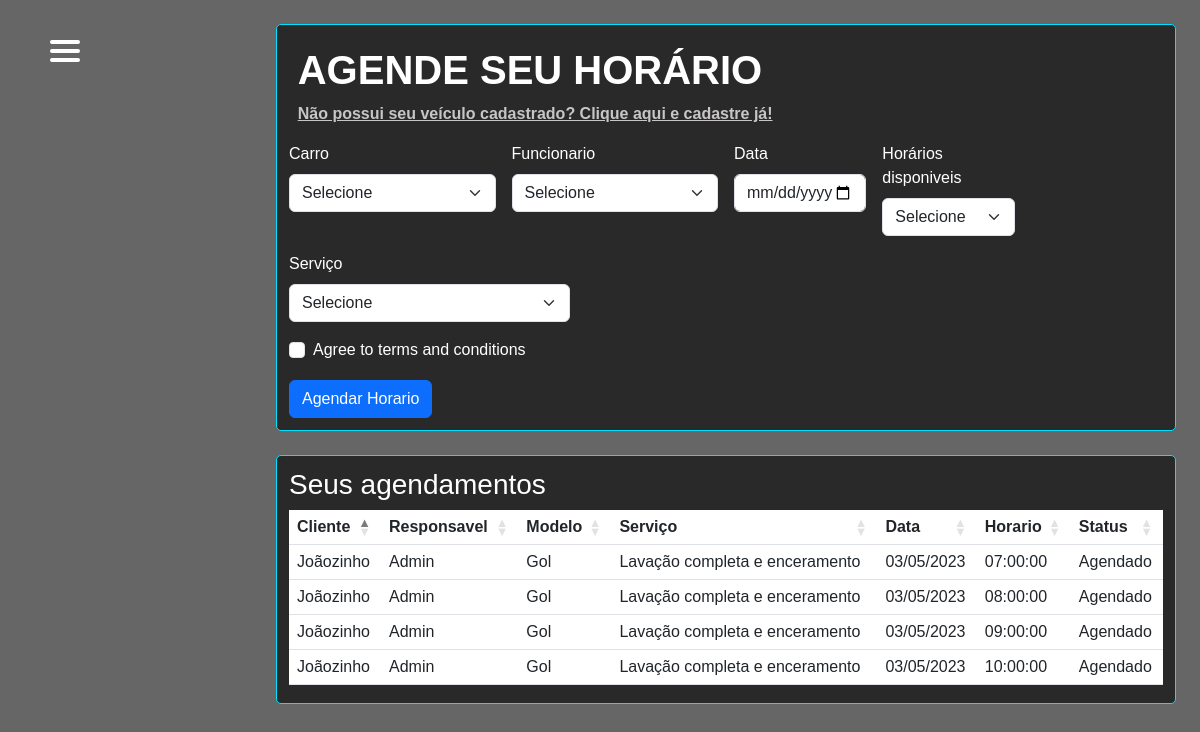
The app's page /view/agendamento.php?login=2 (signed in) with its own data.
### tables this page shows
CREATE TABLE  agendamento(
id_agendamento int NOT NULL PRIMARY KEY AUTO_INCREMENT,
id_user int,
id_car int,
id_func int,
id_servico int,
data_agen date,
hora_disp time,
status int);

CREATE TABLE usuarios(
id_user int NOT NULL PRIMARY KEY AUTO_INCREMENT,
cpf varchar(15),
data_nasc date,
idade int,
username varchar(100),
email varchar(150),
pass_key varchar(200),
cellphone varchar(15),
telephone varchar(15),
address varchar(200),
number_home int (10),
complement varchar(200),
district varchar(100),
city varchar(100),
state varchar(2),
zip varchar(10), 
data_reg datetime,
sts int);

CREATE TABLE funcionarios(
id_func int NOT NULL PRIMARY KEY AUTO_INCREMENT,
nome_func varchar(255),
email varchar(100),
data_nasc date,
idade int,
cpf varchar(45),
funcao varchar(45),
salario decimal(10,2),
senha varchar(150),
cep varchar(20),
endereco varchar(100),
number_home varchar(20),
celular varchar(45),
telefone varchar(45),
bairro varchar(100),
cidade varchar(100),
estado varchar(2),
data_emissao date,
permissao int,
sts int);

CREATE TABLE carros(
id_car int NOT NULL PRIMARY KEY AUTO_INCREMENT,
id_user int,
modelo varchar (200),
marca varchar (100),
ano year,
tipo varchar(100),
porte varchar(100),
placa varchar(100),
CONSTRAINT fkcar FOREIGN KEY (id_user)
REFERENCES usuarios (id_user));

CREATE TABLE servicos(
id_servico int NOT NULL PRIMARY KEY AUTO_INCREMENT,
id_func int,
cod_serv int,
servico varchar (100),
valor decimal(10,2),
tempo_servico varchar(50),
CONSTRAINT fkserv FOREIGN KEY (id_func)
REFERENCES funcionarios (id_func));

### view/agendamento.php (the view, shortened to what this page needs)
<?php
    require_once '../config/conexao.php';
    require_once 'header.php';
?>
<div class="container-detail">
<h1 class='title'>AGENDE SEU HORÁRIO</h1>
<form class="row g-3 needs-validation" action="../config/cadastro_agendamento.php" method="POST" novalidate>
  <div class="register-link">
    <a href="cadastro_veiculo.php">Não possui seu veículo cadastrado? Clique aqui e cadastre já!</a>
  </div>
<div class="col-md-3">
    <label for="carro" class="form-label">Carro</label>
    <select class="form-select" id="carro" name="carro" required>
    <option selected disabled value="">Selecione</option>
    </select>
  </div>
  <div class="col-md-3">
    <label for="func" class="form-label">Funcionario</label>
    <select class="form-select" id="func" name="func" required>
    <option selected disabled value="">Selecione</option>
    </select>
  </div>
  <div class="col-md-2">
    <label for="data" class="form-label">Data</label>
    <input type="date" class="form-control" id="data" name="data" required>
  </div>
  <div class="col-md-2">
    <label for="hora" class="form-label">Horários disponiveis</label>
    <select class="form-select" id="hora" name="hora" required>
      <option selected disabled value="">Selecione</option>
    </select>
  </div>
  <div class="col-md-4">
    <label for="servico" class="form-label">Serviço</label>
    <select class="form-select" id="servico" name="servico" required>
    <option selected disabled value="">Selecione</option>
    </select>
  </div>
  <div class="col-12">
    <div class="form-check">
      <input class="form-check-input" type="checkbox" value="" id="invalidCheck" required>
      <label class="form-check-label" for="invalidCheck">
        Agree to terms and conditions
      </label>
    </div>
  </div>
  <div class="col-12">
    <button class="btn btn-primary" type="submit">Agendar Horario</button>
  </div>
</form>
</div>
<div class="container-detail-table">
<table id="table" class="table" style="width:100%; color: white;">
    <thead>
      <tr>
      <th>Cliente</th>
                <th>Responsavel</th>
                <th>Modelo</th>
                <th>Serviço</th>
                <th>Data</th>
                <th>Horario</th>
                <th>Status</th>
      </tr>
    </thead>
    <tbody>
    <?php
            $sql = 'SELECT id_agendamento, u.username, f.nome_func, c.modelo, s.servico, a.data_agen, hora_disp, a.status FROM agendamento AS a
            INNER JOIN funcionarios AS f
            ON a.id_func = f.id_func
            INNER JOIN usuarios AS u
            ON a.id_user = u.id_user
            INNER JOIN servicos AS s
            ON a.id_servico = s.id_servico
            INNER JOIN carros AS c
            ON a.id_car = c.id_car
            WHERE status = 0';
            $result = mysqli_query($conn, $sql);
            while($ag = mysqli_fetch_array($result)){
                ?>
                <td><?php echo $ag[1];?></td>
                <td><?php echo $ag[2];?></td>
                <td><?php echo $ag[3];?></td>
                <td><?php echo $ag[4];?></td>
                <td><?php echo date('d/m/Y', strtotime($ag[5]));?></td>
                <td><?php echo $ag[6]; ?></td>
                <td>
                Agendado
                </td>
                <?php
            }
            ?>
    </tbody>
  </table>
</div>
</body>
</html>

### assets/css/index.css (style rules this page uses)
* { margin: 0; padding: 0; box-sizing: border-box; }
body { background: linear-gradient(rgba(0, 0, 0, 0.6), rgba(0, 0, 0, 0.6)), url(/assets/images/lindo-carro-no-servico-de-lavagem.jpg); background-size: cover; font-family: "Avenir Next", "Avenir", sans-serif; }
.title { font-weight: bold; margin: 1%; }
.register-link a { margin-left: 1%; color: rgb(199, 197, 197); transition: all 0.4s; font-weight: 600; font-size: 16px; }
.container-detail { display: flex; flex-wrap: wrap; background-color: #8b8b8b; width: 75%; height: auto; padding: 1%; margin: 2% 0 1% 23%; background-color: transparent; border: #00E0FF 1px solid; border-radius: 5px; background-color: rgba(0, 0, 0, 0.6); color: #FFFF; backdrop-filter: blur(0.2rem); }
.container-detail-table { background-color: #8b8b8b; width: 75%; height: auto; padding: 1%; margin: 2% 0 2% 23%; background-color: transparent; border: #00E0FF 1px solid; border-radius: 5px; background-color: rgba(0, 0, 0, 0.6); color: #FFFF; backdrop-filter: blur(0.2rem); }

### records on screen
agendamento: id_user.username "Joãozinho", id_func.nome_func "Admin", id_car.modelo "Gol", id_servico.servico "Lavação completa e enceramento", data_agen "03/05/2023", hora_disp "07:00:00"
agendamento: id_user.username "Joãozinho", id_func.nome_func "Admin", id_car.modelo "Gol", id_servico.servico "Lavação completa e enceramento", data_agen "03/05/2023", hora_disp "08:00:00"
agendamento: id_user.username "Joãozinho", id_func.nome_func "Admin", id_car.modelo "Gol", id_servico.servico "Lavação completa e enceramento", data_agen "03/05/2023", hora_disp "09:00:00"
agendamento: id_user.username "Joãozinho", id_func.nome_func "Admin", id_car.modelo "Gol", id_servico.servico "Lavação completa e enceramento", data_agen "03/05/2023", hora_disp "10:00:00"
